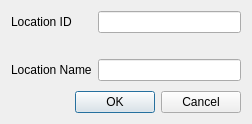
<?xml version="1.0" encoding="UTF-8"?>
<ui version="4.0">
 <class>NewLocationDialog</class>
 <widget class="QDialog" name="NewLocationDialog">
  <property name="geometry">
   <rect>
    <x>0</x>
    <y>0</y>
    <width>252</width>
    <height>124</height>
   </rect>
  </property>
  <property name="modal">
   <bool>true</bool>
  </property>
  <layout class="QVBoxLayout" name="verticalLayout">
   <item>
    <widget class="QFrame" name="form">
     <layout class="QFormLayout" name="formLayout">
      <property name="leftMargin">
       <number>0</number>
      </property>
      <property name="topMargin">
       <number>0</number>
      </property>
      <property name="rightMargin">
       <number>0</number>
      </property>
      <property name="bottomMargin">
       <number>0</number>
      </property>
      <item row="0" column="0">
       <widget class="QLabel" name="label_IdName">
        <property name="text">
         <string>Location ID</string>
        </property>
       </widget>
      </item>
      <item row="0" column="1">
       <widget class="QLineEdit" name="lineEdit_IdName">
        <property name="clearButtonEnabled">
         <bool>true</bool>
        </property>
       </widget>
      </item>
      <item row="1" column="1">
       <widget class="QLabel" name="label_IdNameError">
        <property name="visible">
         <bool>false</bool>
        </property>
        <property name="styleSheet">
         <string notr="true">color: rgb(255, 0, 0)</string>
        </property>
        <property name="text">
         <string/>
        </property>
       </widget>
      </item>
      <item row="2" column="1">
       <widget class="QLineEdit" name="lineEdit_DisplayName"/>
      </item>
      <item row="2" column="0">
       <widget class="QLabel" name="label_DisplayName">
        <property name="text">
         <string>Location Name</string>
        </property>
       </widget>
      </item>
     </layout>
    </widget>
   </item>
   <item>
    <widget class="QDialogButtonBox" name="buttonBox">
     <property name="orientation">
      <enum>Qt::Orientation::Horizontal</enum>
     </property>
     <property name="standardButtons">
      <set>QDialogButtonBox::StandardButton::Cancel|QDialogButtonBox::StandardButton::Ok</set>
     </property>
     <property name="centerButtons">
      <bool>false</bool>
     </property>
    </widget>
   </item>
  </layout>
 </widget>
 <resources/>
 <connections/>
</ui>
